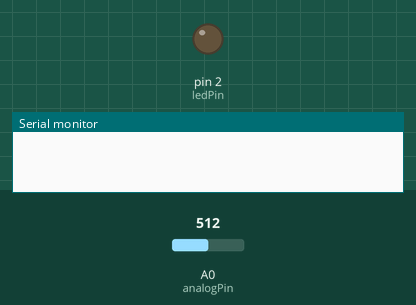
Recording of a sketch running on a simulated Arduino Uno, built with avr-gcc and run on an emulated ATmega328P. Shown: output pins drawn as LEDs (lit = HIGH), the last lines printed to the serial monitor. The inputs (shaded band) are chosen by the test bench; at power-on: A0 (analogPin) = 512.

Above: at 0.1 s.
At 1.3 s:
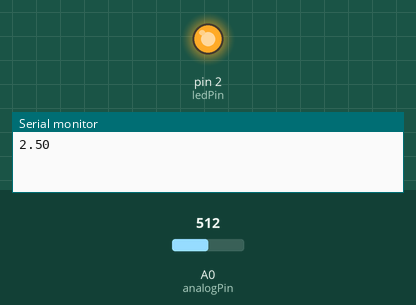
Timing chart, 0 to 2.8 s (numbered marks = the images above):
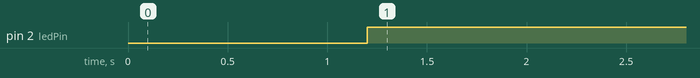

Measured:
- by itself, pin 2 (ledPin): LOW → HIGH at 1.2 s

The sketch:

sketch_sep11a.ino
```cpp
int analogPin = 0;
int ledPin = 2;
int val=0;
float tensao=0;

//configurando os pinos (executado apenas uma vez)
void setup(){
 Serial.begin(9600);
 pinMode(ledPin, OUTPUT);
}

//laço principal (executado infinitamente)
void loop() {
  delay(1200);
  val = analogRead(analogPin);   // lê o pino de entrada
  tensao = ((5.0 * val)/1023);
  Serial.println(tensao); // imprime o valor na porta serial
  if(tensao >= 2.5){
    digitalWrite(ledPin,HIGH);
  }else{
    digitalWrite(ledPin,LOW);
  }
}
```
